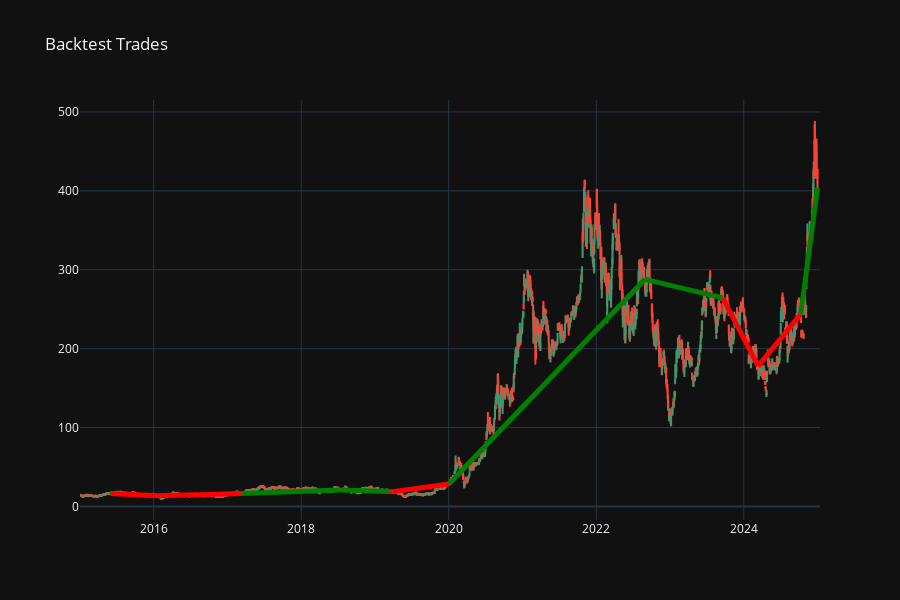

The code cell stored with this chart in its notebook:
### Code cell
bt.visualize_backtest()

### Figure 1 — Plotly figure (JSON) as saved in the notebook; plotly's stock layout.template omitted (floating-point values rounded to 4 significant figures; data arrays with more than 128 entries replaced by an {"elided": "..."} marker saying what was removed)
{"data": [{"close": {"elided": "2516 float values"}, "high": {"elided": "2516 float values"}, "low": {"elided": "2516 float values"}, "name": "OHLC Data", "open": {"elided": "2516 float values"}, "type": "candlestick", "x": {"elided": "2516 str values"}}], "layout": {"height": 600, "shapes": [{"line": {"color": "green", "width": 5}, "type": "line", "x0": "2015-05-29T00:00:00", "x1": "2015-06-04T00:00:00", "y0": 16.73, "y1": 16.5}, {"line": {"color": "red", "width": 5}, "type": "line", "x0": "2015-06-04T00:00:00", "x1": "2016-01-22T00:00:00", "y0": 16.5, "y1": 13.65}, {"line": {"color": "red", "width": 5}, "type": "line", "x0": "2016-01-22T00:00:00", "x1": "2016-07-25T00:00:00", "y0": 13.65, "y1": 14.82}, {"line": {"color": "red", "width": 5}, "type": "line", "x0": "2016-07-25T00:00:00", "x1": "2016-08-29T00:00:00", "y0": 14.82, "y1": 14.68}, {"line": {"color": "red", "width": 5}, "type": "line", "x0": "2016-08-29T00:00:00", "x1": "2017-03-09T00:00:00", "y0": 14.68, "y1": 16.51}, {"line": {"color": "green", "width": 5}, "type": "line", "x0": "2017-03-09T00:00:00", "x1": "2018-07-16T00:00:00", "y0": 16.51, "y1": 20.78}, {"line": {"color": "green", "width": 5}, "type": "line", "x0": "2018-07-16T00:00:00", "x1": "2019-03-13T00:00:00", "y0": 20.78, "y1": 18.93}, {"line": {"color": "red", "width": 5}, "type": "line", "x0": "2019-03-13T00:00:00", "x1": "2019-03-29T00:00:00", "y0": 18.93, "y1": 18.58}, {"line": {"color": "red", "width": 5}, "type": "line", "x0": "2019-03-29T00:00:00", "x1": "2020-01-02T00:00:00", "y0": 18.58, "y1": 28.3}, {"line": {"color": "green", "width": 5}, "type": "line", "x0": "2020-01-02T00:00:00", "x1": "2022-08-30T00:00:00", "y0": 28.3, "y1": 287.9}, {"line": {"color": "green", "width": 5}, "type": "line", "x0": "2022-08-30T00:00:00", "x1": "2023-09-19T00:00:00", "y0": 287.9, "y1": 264.4}, {"line": {"color": "red", "width": 5}, "type": "line", "x0": "2023-09-19T00:00:00", "x1": "2024-03-12T00:00:00", "y0": 264.4, "y1": 177.8}, {"line": {"color": "red", "width": 5}, "type": "line", "x0": "2024-03-12T00:00:00", "x1": "2024-10-09T00:00:00", "y0": 177.8, "y1": 243.8}, {"line": {"color": "green", "width": 5}, "type": "line", "x0": "2024-10-09T00:00:00", "x1": "2024-12-31T00:00:00", "y0": 243.8, "y1": 403.8}], "title": {"text": "Backtest Trades"}, "xaxis": {"rangeslider": {"visible": false}}}}
